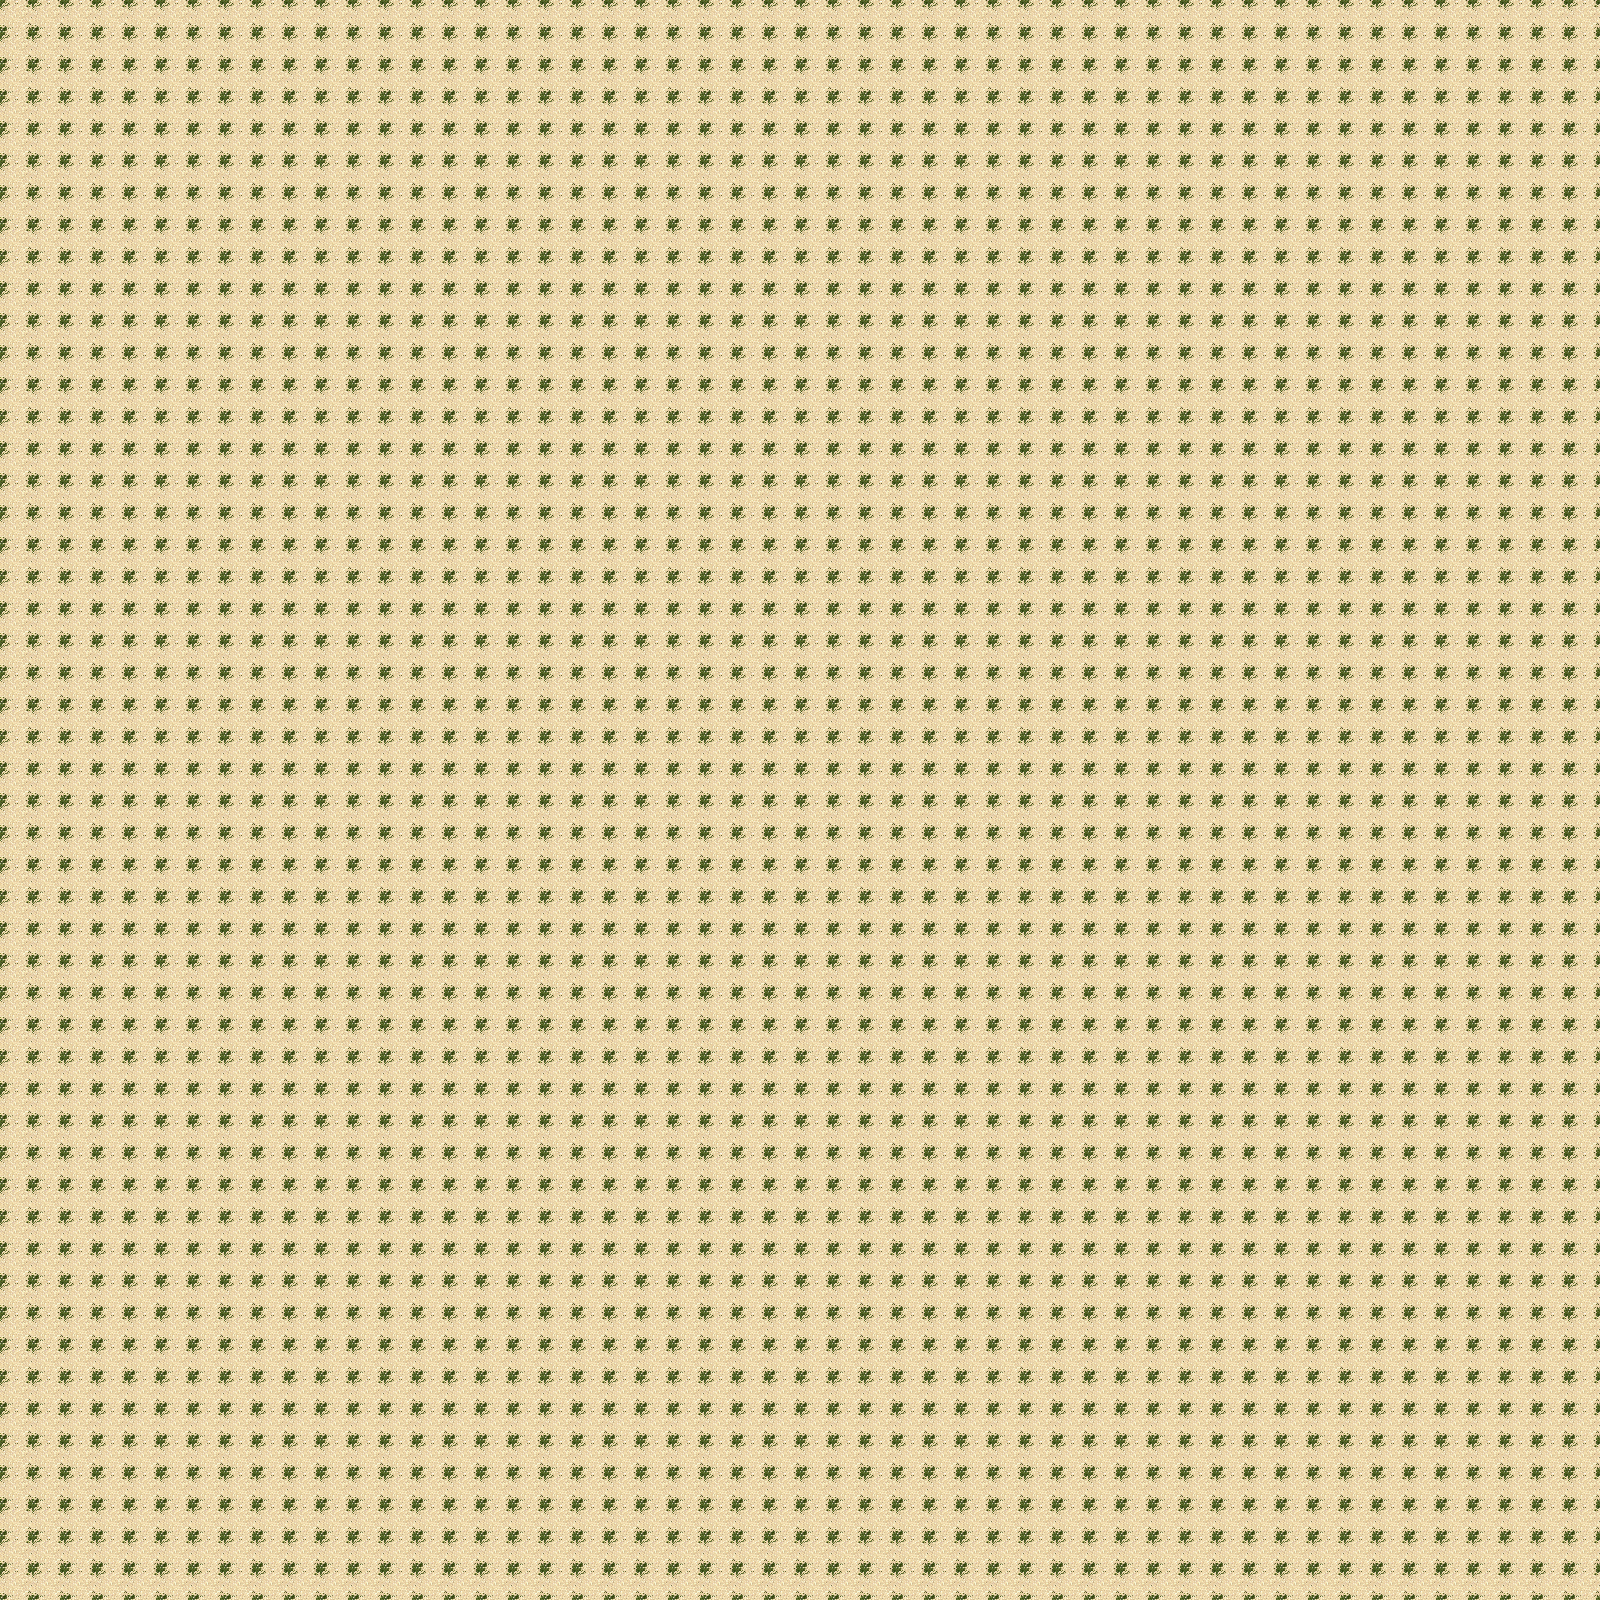

A level layout from a 2D game, rendered from its tile map. Below: a short description, then the map file with its tile-grid data intact:
An orthogonal 50x50 tile map with 32x32 px tiles, 1 tile layer (Tile Layer 1).

<map version="1.0" orientation="orthogonal" renderorder="right-down" width="50" height="50" tilewidth="32" tileheight="32" nextobjectid="1">
 <tileset firstgid="1" name="terrain" tilewidth="32" tileheight="32" tilecount="192" columns="16">
  <image source="HF1_A2.png" width="512" height="384" />
 </tileset>
 <layer name="Tile Layer 1" width="50" height="50">
  <data encoding="csv">
50,50,50,50,50,50,50,50,50,50,50,50,50,50,50,50,50,50,50,50,50,50,50,50,50,50,50,50,50,50,50,50,50,50,50,50,50,50,50,50,50,50,50,50,50,50,50,50,50,50,
50,50,50,50,50,50,50,50,50,50,50,50,50,50,50,50,50,50,50,50,50,50,50,50,50,50,50,50,50,50,50,50,50,50,50,50,50,50,50,50,50,50,50,50,50,50,50,50,50,50,
50,50,50,50,50,50,50,50,50,50,50,50,50,50,50,50,50,50,50,50,50,50,50,50,50,50,50,50,50,50,50,50,50,50,50,50,50,50,50,50,50,50,50,50,50,50,50,50,50,50,
50,50,50,50,50,50,50,50,50,50,50,50,50,50,50,50,50,50,50,50,50,50,50,50,50,50,50,50,50,50,50,50,50,50,50,50,50,50,50,50,50,50,50,50,50,50,50,50,50,50,
50,50,50,50,50,50,50,50,50,50,50,50,50,50,50,50,50,50,50,50,50,50,50,50,50,50,50,50,50,50,50,50,50,50,50,50,50,50,50,50,50,50,50,50,50,50,50,50,50,50,
50,50,50,50,50,50,50,50,50,50,50,50,50,50,50,50,50,50,50,50,50,50,50,50,50,50,50,50,50,50,50,50,50,50,50,50,50,50,50,50,50,50,50,50,50,50,50,50,50,50,
50,50,50,50,50,50,50,50,50,50,50,50,50,50,50,50,50,50,50,50,50,50,50,50,50,50,50,50,50,50,50,50,50,50,50,50,50,50,50,50,50,50,50,50,50,50,50,50,50,50,
50,50,50,50,50,50,50,50,50,50,50,50,50,50,50,50,50,50,50,50,50,50,50,50,50,50,50,50,50,50,50,50,50,50,50,50,50,50,50,50,50,50,50,50,50,50,50,50,50,50,
50,50,50,50,50,50,50,50,50,50,50,50,50,50,50,50,50,50,50,50,50,50,50,50,50,50,50,50,50,50,50,50,50,50,50,50,50,50,50,50,50,50,50,50,50,50,50,50,50,50,
50,50,50,50,50,50,50,50,50,50,50,50,50,50,50,50,50,50,50,50,50,50,50,50,50,50,50,50,50,50,50,50,50,50,50,50,50,50,50,50,50,50,50,50,50,50,50,50,50,50,
50,50,50,50,50,50,50,50,50,50,50,50,50,50,50,50,50,50,50,50,50,50,50,50,50,50,50,50,50,50,50,50,50,50,50,50,50,50,50,50,50,50,50,50,50,50,50,50,50,50,
50,50,50,50,50,50,50,50,50,50,50,50,50,50,50,50,50,50,50,50,50,50,50,50,50,50,50,50,50,50,50,50,50,50,50,50,50,50,50,50,50,50,50,50,50,50,50,50,50,50,
50,50,50,50,50,50,50,50,50,50,50,50,50,50,50,50,50,50,50,50,50,50,50,50,50,50,50,50,50,50,50,50,50,50,50,50,50,50,50,50,50,50,50,50,50,50,50,50,50,50,
50,50,50,50,50,50,50,50,50,50,50,50,50,50,50,50,50,50,50,50,50,50,50,50,50,50,50,50,50,50,50,50,50,50,50,50,50,50,50,50,50,50,50,50,50,50,50,50,50,50,
50,50,50,50,50,50,50,50,50,50,50,50,50,50,50,50,50,50,50,50,50,50,50,50,50,50,50,50,50,50,50,50,50,50,50,50,50,50,50,50,50,50,50,50,50,50,50,50,50,50,
50,50,50,50,50,50,50,50,50,50,50,50,50,50,50,50,50,50,50,50,50,50,50,50,50,50,50,50,50,50,50,50,50,50,50,50,50,50,50,50,50,50,50,50,50,50,50,50,50,50,
50,50,50,50,50,50,50,50,50,50,50,50,50,50,50,50,50,50,50,50,50,50,50,50,50,50,50,50,50,50,50,50,50,50,50,50,50,50,50,50,50,50,50,50,50,50,50,50,50,50,
50,50,50,50,50,50,50,50,50,50,50,50,50,50,50,50,50,50,50,50,50,50,50,50,50,50,50,50,50,50,50,50,50,50,50,50,50,50,50,50,50,50,50,50,50,50,50,50,50,50,
50,50,50,50,50,50,50,50,50,50,50,50,50,50,50,50,50,50,50,50,50,50,50,50,50,50,50,50,50,50,50,50,50,50,50,50,50,50,50,50,50,50,50,50,50,50,50,50,50,50,
50,50,50,50,50,50,50,50,50,50,50,50,50,50,50,50,50,50,50,50,50,50,50,50,50,50,50,50,50,50,50,50,50,50,50,50,50,50,50,50,50,50,50,50,50,50,50,50,50,50,
50,50,50,50,50,50,50,50,50,50,50,50,50,50,50,50,50,50,50,50,50,50,50,50,50,50,50,50,50,50,50,50,50,50,50,50,50,50,50,50,50,50,50,50,50,50,50,50,50,50,
50,50,50,50,50,50,50,50,50,50,50,50,50,50,50,50,50,50,50,50,50,50,50,50,50,50,50,50,50,50,50,50,50,50,50,50,50,50,50,50,50,50,50,50,50,50,50,50,50,50,
50,50,50,50,50,50,50,50,50,50,50,50,50,50,50,50,50,50,50,50,50,50,50,50,50,50,50,50,50,50,50,50,50,50,50,50,50,50,50,50,50,50,50,50,50,50,50,50,50,50,
50,50,50,50,50,50,50,50,50,50,50,50,50,50,50,50,50,50,50,50,50,50,50,50,50,50,50,50,50,50,50,50,50,50,50,50,50,50,50,50,50,50,50,50,50,50,50,50,50,50,
50,50,50,50,50,50,50,50,50,50,50,50,50,50,50,50,50,50,50,50,50,50,50,50,50,50,50,50,50,50,50,50,50,50,50,50,50,50,50,50,50,50,50,50,50,50,50,50,50,50,
50,50,50,50,50,50,50,50,50,50,50,50,50,50,50,50,50,50,50,50,50,50,50,50,50,50,50,50,50,50,50,50,50,50,50,50,50,50,50,50,50,50,50,50,50,50,50,50,50,50,
50,50,50,50,50,50,50,50,50,50,50,50,50,50,50,50,50,50,50,50,50,50,50,50,50,50,50,50,50,50,50,50,50,50,50,50,50,50,50,50,50,50,50,50,50,50,50,50,50,50,
50,50,50,50,50,50,50,50,50,50,50,50,50,50,50,50,50,50,50,50,50,50,50,50,50,50,50,50,50,50,50,50,50,50,50,50,50,50,50,50,50,50,50,50,50,50,50,50,50,50,
50,50,50,50,50,50,50,50,50,50,50,50,50,50,50,50,50,50,50,50,50,50,50,50,50,50,50,50,50,50,50,50,50,50,50,50,50,50,50,50,50,50,50,50,50,50,50,50,50,50,
50,50,50,50,50,50,50,50,50,50,50,50,50,50,50,50,50,50,50,50,50,50,50,50,50,50,50,50,50,50,50,50,50,50,50,50,50,50,50,50,50,50,50,50,50,50,50,50,50,50,
50,50,50,50,50,50,50,50,50,50,50,50,50,50,50,50,50,50,50,50,50,50,50,50,50,50,50,50,50,50,50,50,50,50,50,50,50,50,50,50,50,50,50,50,50,50,50,50,50,50,
50,50,50,50,50,50,50,50,50,50,50,50,50,50,50,50,50,50,50,50,50,50,50,50,50,50,50,50,50,50,50,50,50,50,50,50,50,50,50,50,50,50,50,50,50,50,50,50,50,50,
50,50,50,50,50,50,50,50,50,50,50,50,50,50,50,50,50,50,50,50,50,50,50,50,50,50,50,50,50,50,50,50,50,50,50,50,50,50,50,50,50,50,50,50,50,50,50,50,50,50,
50,50,50,50,50,50,50,50,50,50,50,50,50,50,50,50,50,50,50,50,50,50,50,50,50,50,50,50,50,50,50,50,50,50,50,50,50,50,50,50,50,50,50,50,50,50,50,50,50,50,
50,50,50,50,50,50,50,50,50,50,50,50,50,50,50,50,50,50,50,50,50,50,50,50,50,50,50,50,50,50,50,50,50,50,50,50,50,50,50,50,50,50,50,50,50,50,50,50,50,50,
50,50,50,50,50,50,50,50,50,50,50,50,50,50,50,50,50,50,50,50,50,50,50,50,50,50,50,50,50,50,50,50,50,50,50,50,50,50,50,50,50,50,50,50,50,50,50,50,50,50,
50,50,50,50,50,50,50,50,50,50,50,50,50,50,50,50,50,50,50,50,50,50,50,50,50,50,50,50,50,50,50,50,50,50,50,50,50,50,50,50,50,50,50,50,50,50,50,50,50,50,
50,50,50,50,50,50,50,50,50,50,50,50,50,50,50,50,50,50,50,50,50,50,50,50,50,50,50,50,50,50,50,50,50,50,50,50,50,50,50,50,50,50,50,50,50,50,50,50,50,50,
50,50,50,50,50,50,50,50,50,50,50,50,50,50,50,50,50,50,50,50,50,50,50,50,50,50,50,50,50,50,50,50,50,50,50,50,50,50,50,50,50,50,50,50,50,50,50,50,50,50,
50,50,50,50,50,50,50,50,50,50,50,50,50,50,50,50,50,50,50,50,50,50,50,50,50,50,50,50,50,50,50,50,50,50,50,50,50,50,50,50,50,50,50,50,50,50,50,50,50,50,
50,50,50,50,50,50,50,50,50,50,50,50,50,50,50,50,50,50,50,50,50,50,50,50,50,50,50,50,50,50,50,50,50,50,50,50,50,50,50,50,50,50,50,50,50,50,50,50,50,50,
50,50,50,50,50,50,50,50,50,50,50,50,50,50,50,50,50,50,50,50,50,50,50,50,50,50,50,50,50,50,50,50,50,50,50,50,50,50,50,50,50,50,50,50,50,50,50,50,50,50,
50,50,50,50,50,50,50,50,50,50,50,50,50,50,50,50,50,50,50,50,50,50,50,50,50,50,50,50,50,50,50,50,50,50,50,50,50,50,50,50,50,50,50,50,50,50,50,50,50,50,
50,50,50,50,50,50,50,50,50,50,50,50,50,50,50,50,50,50,50,50,50,50,50,50,50,50,50,50,50,50,50,50,50,50,50,50,50,50,50,50,50,50,50,50,50,50,50,50,50,50,
50,50,50,50,50,50,50,50,50,50,50,50,50,50,50,50,50,50,50,50,50,50,50,50,50,50,50,50,50,50,50,50,50,50,50,50,50,50,50,50,50,50,50,50,50,50,50,50,50,50,
50,50,50,50,50,50,50,50,50,50,50,50,50,50,50,50,50,50,50,50,50,50,50,50,50,50,50,50,50,50,50,50,50,50,50,50,50,50,50,50,50,50,50,50,50,50,50,50,50,50,
50,50,50,50,50,50,50,50,50,50,50,50,50,50,50,50,50,50,50,50,50,50,50,50,50,50,50,50,50,50,50,50,50,50,50,50,50,50,50,50,50,50,50,50,50,50,50,50,50,50,
50,50,50,50,50,50,50,50,50,50,50,50,50,50,50,50,50,50,50,50,50,50,50,50,50,50,50,50,50,50,50,50,50,50,50,50,50,50,50,50,50,50,50,50,50,50,50,50,50,50,
50,50,50,50,50,50,50,50,50,50,50,50,50,50,50,50,50,50,50,50,50,50,50,50,50,50,50,50,50,50,50,50,50,50,50,50,50,50,50,50,50,50,50,50,50,50,50,50,50,50,
50,50,50,50,50,50,50,50,50,50,50,50,50,50,50,50,50,50,50,50,50,50,50,50,50,50,50,50,50,50,50,50,50,50,50,50,50,50,50,50,50,50,50,50,50,50,50,50,50,50
</data>
 </layer>
</map>
